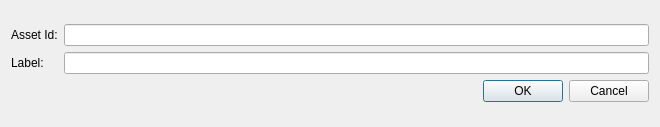
<?xml version="1.0" encoding="UTF-8"?>
<ui version="4.0">
 <class>AddNewAssetDialog</class>
 <widget class="QDialog" name="AddNewAssetDialog">
  <property name="geometry">
   <rect>
    <x>0</x>
    <y>0</y>
    <width>660</width>
    <height>127</height>
   </rect>
  </property>
  <property name="windowTitle">
   <string>Add New Asset</string>
  </property>
  <layout class="QGridLayout" name="gridLayout_2">
   <item row="0" column="0">
    <layout class="QVBoxLayout" name="verticalLayout">
     <item>
      <layout class="QGridLayout" name="gridLayout">
       <item row="0" column="1">
        <widget class="QLineEdit" name="lineEditAsset">
         <property name="layoutDirection">
          <enum>Qt::RightToLeft</enum>
         </property>
         <property name="text">
          <string/>
         </property>
         <property name="maxLength">
          <number>64</number>
         </property>
         <property name="alignment">
          <set>Qt::AlignRight|Qt::AlignTrailing|Qt::AlignVCenter</set>
         </property>
        </widget>
       </item>
       <item row="1" column="0">
        <widget class="QLabel" name="labelLabel">
         <property name="text">
          <string>Label:</string>
         </property>
        </widget>
       </item>
       <item row="0" column="0">
        <widget class="QLabel" name="labelAsset">
         <property name="text">
          <string>Asset Id:</string>
         </property>
        </widget>
       </item>
       <item row="1" column="1">
        <widget class="QLineEdit" name="lineEditLabel">
         <property name="maxLength">
          <number>64</number>
         </property>
         <property name="alignment">
          <set>Qt::AlignRight|Qt::AlignTrailing|Qt::AlignVCenter</set>
         </property>
        </widget>
       </item>
      </layout>
     </item>
     <item>
      <widget class="QDialogButtonBox" name="buttonBox">
       <property name="orientation">
        <enum>Qt::Horizontal</enum>
       </property>
       <property name="standardButtons">
        <set>QDialogButtonBox::Cancel|QDialogButtonBox::Ok</set>
       </property>
      </widget>
     </item>
    </layout>
   </item>
  </layout>
 </widget>
 <resources/>
 <connections>
  <connection>
   <sender>buttonBox</sender>
   <signal>accepted()</signal>
   <receiver>AddNewAssetDialog</receiver>
   <slot>accept()</slot>
   <hints>
    <hint type="sourcelabel">
     <x>248</x>
     <y>254</y>
    </hint>
    <hint type="destinationlabel">
     <x>157</x>
     <y>274</y>
    </hint>
   </hints>
  </connection>
  <connection>
   <sender>buttonBox</sender>
   <signal>rejected()</signal>
   <receiver>AddNewAssetDialog</receiver>
   <slot>reject()</slot>
   <hints>
    <hint type="sourcelabel">
     <x>316</x>
     <y>260</y>
    </hint>
    <hint type="destinationlabel">
     <x>286</x>
     <y>274</y>
    </hint>
   </hints>
  </connection>
 </connections>
</ui>
